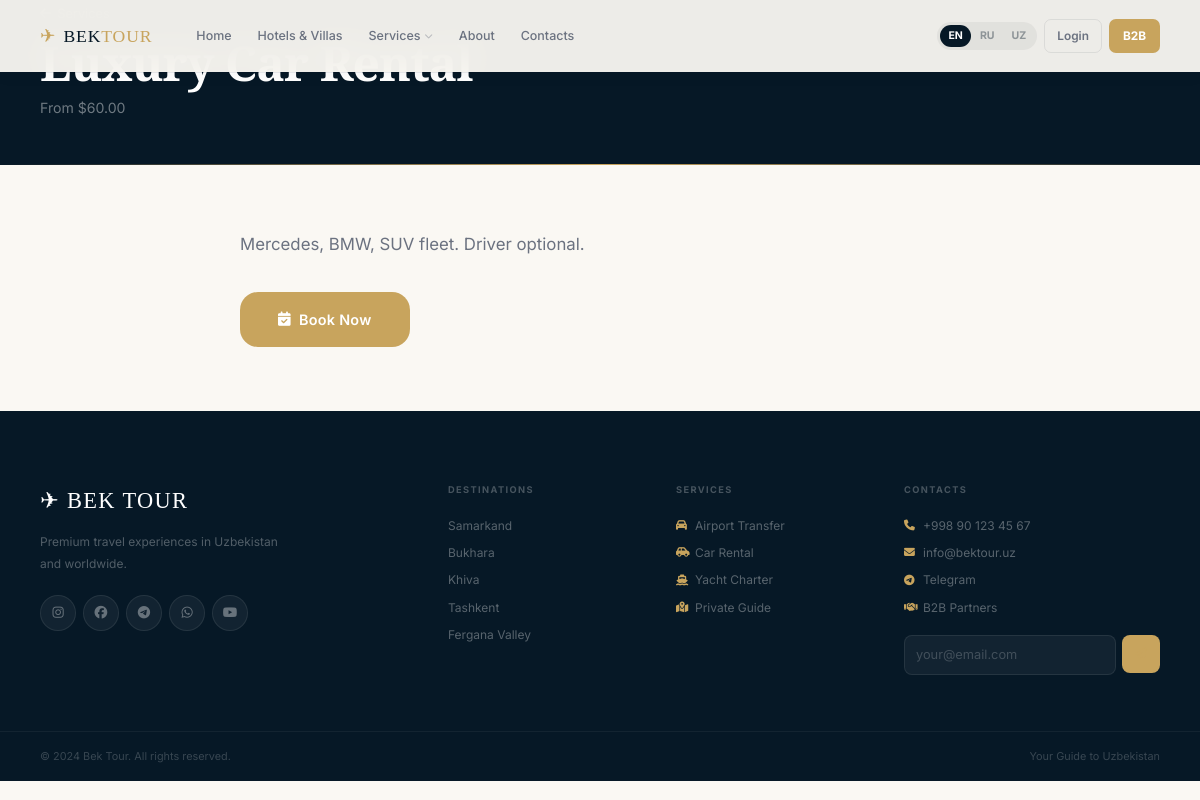
Screenshot of /services/car-rental with the database file from the repository.
### app/models/models.py (models this page shows)
class Service(db.Model):
    __tablename__ = 'services'
    id = db.Column(db.Integer, primary_key=True)
    title_en = db.Column(db.String(200), nullable=False)
    title_ru = db.Column(db.String(200))
    slug = db.Column(db.String(200), unique=True)
    description_en = db.Column(db.Text)
    description_ru = db.Column(db.Text)
    category = db.Column(db.String(50))
    icon = db.Column(db.String(50))
    image = db.Column(db.String(255))
    price_from = db.Column(db.Numeric(12, 2))
    is_active = db.Column(db.Boolean, default=True)
    created_at = db.Column(db.DateTime, default=datetime.utcnow)

### app/routes/services.py (the view)
@services_bp.route('/<slug>')
def detail(slug):
    service = Service.query.filter_by(slug=slug, is_active=True).first_or_404()
    return render_template('services/detail.html', service=service)

### app/__init__.py (called while the page is built)
    def __getattr__(self, key):
        return self._d.get(key, key)

### app/templates/services/detail.html (shortened to what this page needs)
{% extends 'base.html' %}
{% block content %}
<div class="page-hero">
  <div class="container">
    <a href="{{ url_for('services.index') }}" style="color:rgba(255,255,255,.45);font-size:.8rem;margin-bottom:12px;display:inline-flex;align-items:center;gap:6px;"></a>
    <h1>{{ service.title_en }}</h1>
    {% if service.price_from %}<p>{% if lang=='ru' %}От{% else %}From{% endif %} ${{ service.price_from }}</p>{% endif %}
  </div>
</div>
<section style="padding:64px 0;">
  <div class="container" style="max-width:800px;">
    {% if service.description_en %}<p style="font-size:1.05rem;color:var(--muted);line-height:1.85;margin-bottom:32px;">{{ service.description_en }}</p>{% endif %}
    <a href="{{ url_for('main.contacts') }}" class="btn btn-gold btn-lg"><i class="fa fa-calendar-check"></i> {% if lang=='ru' %}Забронировать{% else %}Book Now{% endif %}</a>
  </div>
</section>
{% endblock %}

### app/static/css/main.css (style rules this page uses)
:root { --ink: #061826; --ink2: #0D2640; --gold: #C8A45D; --gold-lt: rgba(200,164,93,.12); --gold-bd: rgba(200,164,93,.25); --cream: #FAF8F3; --white: #FFFFFF; --muted: #6B7280; --line: rgba(6,24,38,.08); --line-lt: rgba(6,24,38,.05); --ok: #16A34A; --err: #DC2626; --dark: #061826; --navy: #061826; --grey-50: #FAFAF9; --grey-100: #F3F2EE; --grey-200: #E5E3DC; --grey-300: #CCC9BF; --grey-400: #9C9A94; --grey-500: #6B7280; --grey-600: #4B5563; --grey-700: #374151; --r: 18px; --r-sm: 10px; --r-lg: 26px; --r-xl: 36px; --radius: 18px; --radius-sm: 10px; --radius-lg: 26px; --s1: 0 2px 16px rgba(6,24,38,.06); --s2: 0 6px 36px rgba(6,24,38,.10); --s3: 0 14px 64px rgba(6,24,38,.15); --s4: 0 28px 96px rgba(6,24,38,.22); --shadow: 0 4px 24px rgba(6,24,38,.08); --shadow-sm: 0 2px 12px rgba(6,24,38,.05); --shadow-md: 0 8px 40px rgba(6,24,38,.12); --serif: 'Cormorant Garamond', Georgia, serif; --sans: 'Inter', system-ui, -apple-system, sans-serif; --font-display: 'Cormorant Garamond', Georgia, serif; --font-body: 'Inter', system-ui, sans-serif; --ease: cubic-bezier(.25,.46,.45,.94); --nav-h: 60px; --header-h: 60px; }
@media (min-width:768px) { :root { --nav-h: 72px; --header-h: 72px; } }
*, *::before, *::after { box-sizing: border-box; margin: 0; padding: 0; }
html { font-size: 16px; scroll-behavior: smooth; -webkit-font-smoothing: antialiased; }
body { font-family: var(--sans); color: var(--ink); background: var(--cream); overflow-x: hidden; line-height: 1.6; }
a { color: inherit; text-decoration: none; }
.container { width: 100%; max-width: 1320px; margin: 0 auto; padding: 0 20px; }
@media (min-width:640px) { .container { padding: 0 28px; } }
@media (min-width:1024px) { .container { padding: 0 40px; } }
h1,h2,h3,h4 { font-family: var(--serif); line-height: 1.08; font-weight: 600; color: var(--ink); }
h1 { font-size: clamp(2.2rem, 8vw, 5.4rem); letter-spacing: -.02em; }
p { line-height: 1.75; }
.btn { display: inline-flex; align-items: center; justify-content: center; gap: 8px; padding: 13px 28px; border-radius: var(--r-sm); font-weight: 600; font-size: .84rem; letter-spacing: .02em; transition: all .25s var(--ease); white-space: nowrap; min-height: 48px; }
.btn-gold { background: var(--gold); color: #fff; }
.btn-lg { padding: 16px 38px; font-size: .9rem; border-radius: var(--r); min-height: 52px; }
.page-hero { background: var(--ink); padding-top: calc(var(--nav-h)+44px); padding-bottom: 44px; position: relative; }
.page-hero::after { content: ''; position: absolute; bottom: 0; left: 0; right: 0; height: 1px; background: linear-gradient(90deg, transparent, var(--gold), transparent); }
.page-hero h1 { color: #fff; font-size: clamp(1.8rem,5vw,3rem); margin-bottom: 8px; }
.page-hero p { color: rgba(255,255,255,.42); font-size: .88rem; }

### rows the page displays
Service: price_from "60.00", description_en "Mercedes, BMW, SUV fleet. Driver optional."

### other values shown
{{ t.nav_home }} "Home"
{{ t.nav_villas }} "Hotels & Villas"
{{ t.nav_services }} "Services"
{{ t.nav_about }} "About"
{{ t.nav_contacts }} "Contacts"
{{ t.login }} "Login"
{{ t.footer_desc }} "Premium travel experiences in Uzbekistan and worldwide."
{{ t.nav_services }} "SERVICES"
{{ t.serv_transfer }} "Airport Transfer"
{{ t.serv_car }} "Car Rental"
{{ t.serv_yacht }} "Yacht Charter"
{{ t.serv_guide }} "Private Guide"
{{ t.nav_contacts }} "CONTACTS"
